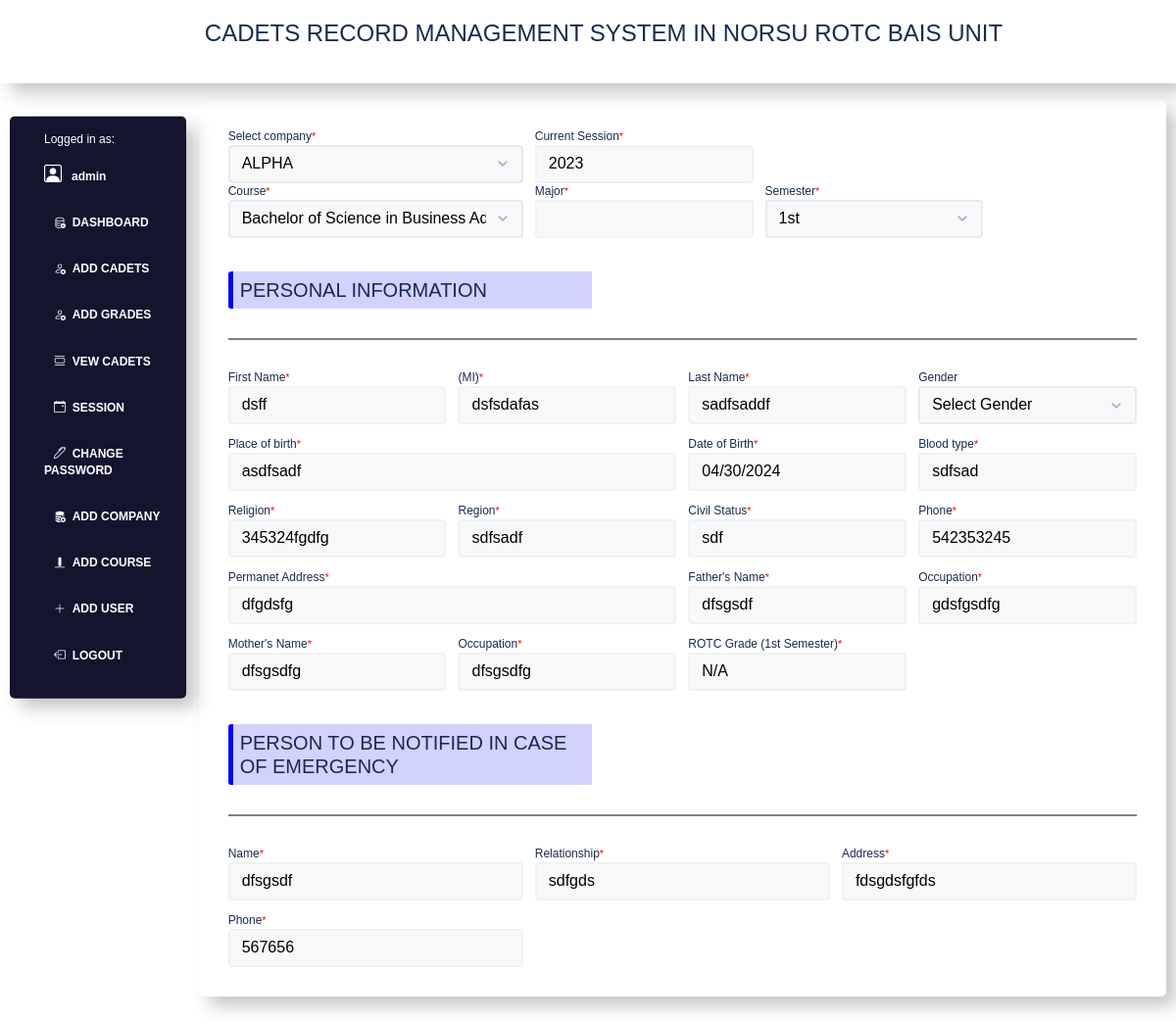
Screenshot of /admin/view-student.php?id=25 (signed in) with the database file from the repository.
### tables this page shows
CREATE TABLE IF NOT EXISTS `student_info` (
  `id` int NOT NULL AUTO_INCREMENT,
  `comp` varchar(100) DEFAULT NULL,
  `sessionid` int DEFAULT NULL,
  `session` varchar(100) NOT NULL,
  `course` varchar(100) DEFAULT NULL,
  `major` varchar(100) DEFAULT NULL,
  `semester` varchar(100) DEFAULT NULL,
  `fname` varchar(100) DEFAULT NULL,
  `mi` varchar(10) DEFAULT NULL,
  `lname` varchar(100) DEFAULT NULL,
  `gender` varchar(20) DEFAULT NULL,
  `pbirth` varchar(100) DEFAULT NULL,
  `dob` date DEFAULT NULL,
  `btype` varchar(10) DEFAULT NULL,
  `religion` varchar(50) DEFAULT NULL,
  `region` varchar(100) DEFAULT NULL,
  `civil` varchar(50) DEFAULT NULL,
  `phone` varchar(20) DEFAULT NULL,
  `address` varchar(255) DEFAULT NULL,
  `father` varchar(100) DEFAULT NULL,
  `f_occupation` varchar(100) DEFAULT NULL,
  `mother` varchar(100) DEFAULT NULL,
  `m_occupation` varchar(100) DEFAULT NULL,
  `rotc_grade` varchar(10) DEFAULT NULL,
  `person_name` varchar(100) DEFAULT NULL,
  `person_relationship` varchar(100) DEFAULT NULL,
  `person_add` varchar(255) DEFAULT NULL,
  `person_phone` varchar(20) DEFAULT NULL,
  `date_enrolled` date NOT NULL,
  `reg_no` int NOT NULL,
  `status` varchar(100) DEFAULT NULL,
  PRIMARY KEY (`id`)
);

CREATE TABLE IF NOT EXISTS `session` (
  `sid` int NOT NULL AUTO_INCREMENT,
  `session` varchar(50) NOT NULL,
  `postingdate` date NOT NULL,
  `status` int NOT NULL,
  PRIMARY KEY (`sid`)
);

### admin/view-student.php (the view, shortened to what this page needs)
<?php session_start();
include('../includes/dbconnection.php');
if (strlen($_SESSION['aid'] == 0)) {
	header('location:logout.php');
} else {
	if (isset($_GET['id'])) {
		$id = $_GET['id'];
		$stmt = "SELECT * FROM student_info WHERE id=" . $id;
		$result = mysqli_query($con, $stmt);
	}
?>
	<?php include('header.php') ?>
	</head>
	<body>
		<form method="post" action="db_update.php">
			<div class="container-div">
				<div class="navigation">
					<?php include('admin-header.php') ?>
				</div>
				<div class="side-panel">
					<?php include('leftbar.php') ?>
				</div>
				<div class="right-panel">
					<?php foreach($result as $row){ ?>
					<div class="container text-left" style="padding: 0;">
						<div class="row g-3">
							<div class="col-sm-4">
								<label>Select company<span id="" style="font-size:11px;color:red">*</span></label>
								<select class="form-select" disabled style="color: black; cursor:not-allowed;" name="comp" required="required">
									<?php $stmt = "SELECT * FROM comp_tb";
									$result = mysqli_query($con, $stmt);
									foreach ($result as $rows) { ?>
										<option><?php echo strtoupper($rows['comp']) ?></option>
									<?php }
									?>
								</select>
							</div>
							<div class="col-sm-3">
								<label>Current Session<span id="" style="font-size:11px;color:red">*</span></label>
								<?php $query = mysqli_query($con, "SELECT * FROM `session` WHERE status=1 ");
								while ($res = mysqli_fetch_array($query)) { ?>
									<input disabled style="color: black; cursor:not-allowed;" class="form-control" name="session" value="<?php echo htmlentities($res['session']); ?>" readonly>
								<?php } ?>
							</div>
						</div>
					</div>
					<div class="container text-left" style="padding: 0;">
						<div class="row g-3">
							<div class="col-sm-4">
								<label>Course<span id="" style="font-size:11px;color:red">*</span> </label>
								<select class="form-select" disabled style="color: black; cursor:not-allowed;" name="course" required="required">
									<?php $stmt = "SELECT * FROM course";
									$result = mysqli_query($con, $stmt);
									foreach ($result as $rows) { ?>
										<option><?php echo $rows['c_name'] ?></option>
									<?php }
									?>
								</select>
							</div>
							<div class="col-sm-3">
								<label>Major</label><span id="" style="font-size:11px;color:red">*</span></label>
								<input disabled style="color: black; cursor:not-allowed;" class="form-control" value = "<?php echo $row['major'] ?>" name="major">
							</div>
							<div class="col-sm-3">
								<label>Semester<span id="" style="font-size:11px;color:red">*</span> </label>
								<select class="form-select" disabled style="color: black; cursor:not-allowed;" name="semester" required="required">
									<?php $stmt = "SELECT * FROM semester";
									$result = mysqli_query($con, $stmt);
									foreach ($result as $rows) { ?>
										<option><?php echo $rows['sem'] ?></option>
									<?php }
									?>
								</select>
							</div>
						</div>
					</div>
					<br>
					<br>
					<h5 id="title-heading">PERSONAL INFORMATION</h5>
					<div style="height: 2px; width:100%; background-color:grey; margin-block:30px"></div>
					<div class="container text-left" style="padding: 0;">
						<div class="row g-3">
							<div class="col-sm-3">
								<label>First Name<span id="" style="font-size:11px;color:red">*</span></label>
								<input disabled style="color: black; cursor:not-allowed;" class="form-control"  value = "<?php echo $row['fname'] ?>" name="fname" required="required">
							</div>
							<div class="col-sm-3">
								<label>(MI)</label><span id="" style="font-size:11px;color:red">*</span></label>
								<input disabled style="color: black; cursor:not-allowed;" class="form-control"  value = "<?php echo $row['mi'] ?>" name="mi">
							</div>
							<div class="col-sm-3">
								<label>Last Name<span id="" style="font-size:11px;color:red">*</span></label>
								<input disabled style="color: black; cursor:not-allowed;" class="form-control"  value = "<?php echo $row['lname'] ?>" name="lname">
							</div>
							<div class="col-sm-3">
								<label>Gender</label>
								<select class="form-select" disabled style="color: black; cursor:not-allowed;" aria-label="Default select example" name="gender">
									<option selected>Select Gender</option>
								</select>
							</div>
							<div class="col-sm-6">
								<label>Place of birth<span id="" style="font-size:11px;color:red">*</span></label>
								<input disabled style="color: black; cursor:not-allowed;" class="form-control"  value = "<?php echo $row['pbirth'] ?>" name="pbirth" required="required">
							</div>
							<div class="col-sm-3">
								<label>Date of Birth</label><span id="" style="font-size:11px;color:red">*</span></label>
								<input disabled style="color: black; cursor:not-allowed;" class="form-control"  value = "<?php echo $row['dob'] ?>" name="dob" type="date">
							</div>
							<div class="col-sm-3">
								<label>Blood type<span id="" style="font-size:11px;color:red">*</span></label>
								<input disabled style="color: black; cursor:not-allowed;" class="form-control" value = "<?php echo $row['btype'] ?>" name="btype">
							</div>
							<div class="col-sm-3">
								<label>Religion<span id="" style="font-size:11px;color:red">*</span></label>
								<input disabled style="color: black; cursor:not-allowed;" class="form-control" value = "<?php echo $row['religion'] ?>" name="religion" required="required">
							</div>
							<div class="col-sm-3">
								<label>Region</label><span id="" style="font-size:11px;color:red">*</span></label>
								<input disabled style="color: black; cursor:not-allowed;" class="form-control" value = "<?php echo $row['region'] ?>" name="region">
							</div>
							<div class="col-sm-3">
								<label>Civil Status<span id="" style="font-size:11px;color:red">*</span></label>
								<input disabled style="color: black; cursor:not-allowed;" class="form-control" value = "<?php echo $row['civil'] ?>" name="civil">
							</div>
							<div class="col-sm-3">
							<label>Phone<span id="" style="font-size:11px;color:red">*</span></label>
								<input disabled style="color: black; cursor:not-allowed;" class="form-control" value = "<?php echo $row['phone'] ?>" name="phone">
							</div>
							<div class="col-sm-6">
							<label>Permanet Address<span id="" style="font-size:11px;color:red">*</span></label>
								<input disabled style="color: black; cursor:not-allowed;" class="form-control" value = "<?php echo $row['address'] ?>" name="address">
							</div>
							<div class="col-sm-3">
							<label>Father's Name<span id="" style="font-size:11px;color:red">*</span></label>
								<input disabled style="color: black; cursor:not-allowed;" class="form-control" value = "<?php echo $row['father'] ?>" name="father">
							</div>
							<div class="col-sm-3">
							<label>Occupation<span id="" style="font-size:11px;color:red">*</span></label>
								<input disabled style="color: black; cursor:not-allowed;" class="form-control" value = "<?php echo $row['f_occupation'] ?>" name="f_occupation">
							</div>
							<div class="col-sm-3">
							<label>Mother's Name<span id="" style="font-size:11px;color:red">*</span></label>
								<input disabled style="color: black; cursor:not-allowed;" class="form-control" value = "<?php echo $row['mother'] ?>" name="mother">
							</div>
							<div class="col-sm-3">
							<label>Occupation<span id="" style="font-size:11px;color:red">*</span></label>
								<input disabled style="color: black; cursor:not-allowed;" class="form-control" value = "<?php echo $row['m_occupation'] ?>" name="m_occupation">
							</div>
							<div class="col-sm-3">
							<label>ROTC Grade (1st Semester)<span id="" style="font-size:11px;color:red">*</span></label>
								<input disabled style="color: black; cursor:not-allowed;" class="form-control" value = "<?php echo $row['rotc_grade'] ?>" name="rotc_grade">
							</div>
						</div>
					</div>
					<br>
					<br>
					<h5 id="title-heading">PERSON TO BE NOTIFIED IN CASE OF EMERGENCY</h5>
					<div style="height: 2px; width:100%; background-color:grey; margin-block:30px"></div>
					<div class="container text-left" style="padding: 0;">
						<div class="row g-3">
							<div class="col-sm-4">
							<label>Name<span id="" style="font-size:11px;color:red">*</span></label>
								<input disabled style="color: black; cursor:not-allowed;" class="form-control" value = "<?php echo $row['person_name'] ?>" name="person_name">
							</div>
							<div class="col-sm-4">
							<label>Relationship<span id="" style="font-size:11px;color:red">*</span></label>
								<input disabled style="color: black; cursor:not-allowed;" class="form-control" value = "<?php echo $row['person_relationship'] ?>" name="person_relationship">
							</div>
							<div class="col-sm-4">
							<label>Address<span id="" style="font-size:11px;color:red">*</span></label>
								<input disabled style="color: black; cursor:not-allowed;" class="form-control" value = "<?php echo $row['person_add'] ?>" name="person_add">
							</div>
							<div class="col-sm-4">
							<label>Phone<span id="" style="font-size:11px;color:red">*</span></label>
								<input disabled style="color: black; cursor:not-allowed;" class="form-control" value = "<?php echo $row['person_phone'] ?>" name="person_phone">
							</div>
						</div>
						<?php } ?>
					</div>
				</div>
			</div>
		</form>
	<?php } ?>

### admin/style.css (style rules this page uses)
* { font-family: sans-serif; }
body { background-color: rgb(255, 255, 255); }
.container-div { display: grid; grid-template-columns: repeat(12, 1fr); font-size: 12px; gap: 1rem; }
.side-panel { background-color: rgb(21, 20, 47); color: white; padding-left: 30px; grid-column: 1/3; height: auto; width: 15%; border-radius: 5px; box-shadow: 10px 10px 18px -1px rgba(0, 0, 0, 0.24); margin-left: 10px; position: fixed; transform: translatey(20%); padding-bottom: 20px; }
.navigation { background-color: rgb(255, 255, 255); grid-column: 1/13; text-align: center; position: sticky; top: 0; height: auto; padding: 20px; box-shadow: 10px 10px 18px -1px rgba(0, 0, 0, 0.24); z-index: 10; }
.container { padding: 40px; }
.right-panel { height: auto; padding: 30px; background-color: rgb(255, 255, 255); grid-column: 3/13; border-radius: 5px; box-shadow: 10px 10px 18px -1px rgba(0, 0, 0, 0.24); margin-bottom: 20px; margin-right: 10px; }
#title-heading { background-color: rgba(195, 195, 255, 0.751); width: 40%; padding: 7px; border-left: 5px solid blue; border-top-left-radius: 3px; border-bottom-left-radius: 3px; }

### assets/dataTables.css (style rules this page uses)
:root { --dt-row-selected: 13, 110, 253; --dt-row-selected-text: 255, 255, 255; --dt-row-selected-link: 9, 10, 11; --dt-row-stripe: 0, 0, 0; --dt-row-hover: 0, 0, 0; --dt-column-ordering: 0, 0, 0; --dt-html-background: white; }

### rows the page displays
student_info: fname "dsff", mi "dsfsdafas", lname "sadfsaddf", pbirth "asdfsadf", dob "04/30/2024", btype "sdfsad", religion "345324fgdfg", region "sdfsadf", civil "sdf", phone "542353245", address "dfgdsfg", father "dfsgsdf", f_occupation "gdsfgsdfg", mother "dfsgsdfg", m_occupation "dfsgsdfg", rotc_grade "N/A", person_name "dfsgsdf", person_relationship "sdfgds", person_add "fdsgdsfgfds", person_phone "567656"
session: session "2023"

### other values shown
$_SESSION['login'] "admin"
form field comp "ALPHA"
form field course "Bachelor of Science in Business Administration (BSBA)"
form field semester "1st"
